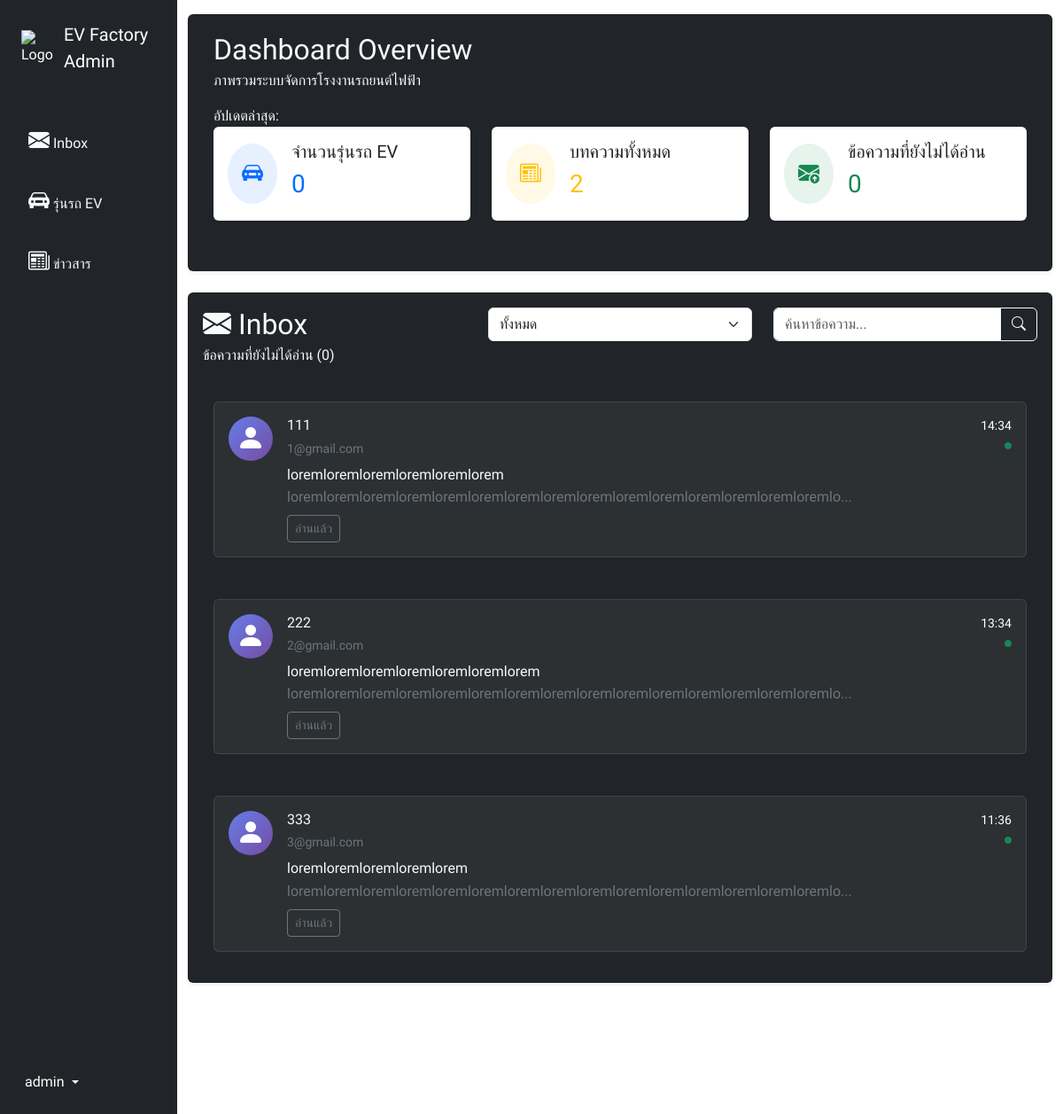
/admin/ (signed in), run on the app's committed database.
### tables this page shows
CREATE TABLE `email_tb` (
  `email_id` int(11) NOT NULL,
  `email_name` varchar(255) NOT NULL,
  `email_back` varchar(255) NOT NULL,
  `email_title` text NOT NULL,
  `email_status` varchar(10) NOT NULL,
  `email_detail` text NOT NULL,
  `email_datetime` datetime NOT NULL
);

### admin/index.php (the view, shortened to what this page needs)
<?php
include('../functions/config.php');
?>
<!DOCTYPE html>
<html lang="en">
<head>
  <?php
  include('../include/header_admin.php');
  ?>
</head>
<body>
  <div class="container-fluid">
    <div class="row flex-nowrap">
      <?php
      include('../include/sidebar_admin.php');
      ?>
      <div class="container-fluid col py-3">
        <?php
        include('../include/navbar_admin.php');
        ?>
        <?php
        $sort = "";
        $sql = "SELECT * FROM email_tb WHERE 1";
        $query = $conn->query($sql);
        ?>
        <div class="card shadow-sm bg-dark mt-4 overflow-auto " style="height: 62vh;">
          <div class="card-body text-white">
            <form action="" method="post">
              <div class="row mb-4">
                <div class="col-md-4 col-12">
                  <h2 class="text-light mb-1">
                    <i class="bi-envelope-fill me-2"></i>Inbox
                  </h2>
                  <p class="text-light">ข้อความที่ยังไม่ได้อ่าน (<?= $unreadMessages ?>)</p>
                </div>
                <div class="col-md-4 col-12 ">
                  <div class="input-group">
                    <select name="sort" class="form-select" id="">
                      <option value="" <?= $sort == "" ? "selected" : "" ?>>ทั้งหมด</option>
                    </select>
                  </div>
                </div>
                <div class="col-md-4 col-12 mt-md-0 mt-2">
                  <div class="input-group">
                    <input type="text" class="form-control search-bar" name="search" placeholder="ค้นหาข้อความ..." aria-label="Search">
                    <button class="btn btn-outline-light" type="submit">
                      <i class="bi-search"></i>
                    </button>
                  </div>
                </div>
              </div>
            </form>
            <div class="container-fluid">
              <div class="row g-3">
                <?php
                if ($query->num_rows > 0) {
                  while ($row = $query->fetch_assoc()) {
                    $modalId = "messageModal" . $row['email_id'];
                ?>
                    <div class="col-12 col-md-12">
                      <div class="message-item <?= $row['email_status'] == "unread" ? "unread" : "read" ?> p-3 rounded"
                        data-bs-toggle="modal"
                        data-bs-target="#<?= $modalId ?>">
                        <div class="d-flex flex-column flex-sm-row">
                          <div class="message-avatar me-0 me-sm-3 mb-2 mb-sm-0 text-center">
                            <i class="bi-person-fill fs-2"></i>
                          </div>
                          <div class="flex-grow-1">
                            <div class="d-flex justify-content-between align-items-start mb-2 flex-wrap">
                              <div>
                                <h6 class="mb-1 text-light"><?= htmlspecialchars($row['email_name']) ?></h6>
                                <small class="text-secondary"><?= htmlspecialchars($row['email_back']) ?></small>
                              </div>
                              <div class="text-end small">
                                <div class="message-time">
                                  <?= date("H:i", strtotime($row['email_datetime'])) ?>
                                </div>
                                <i class="bi-circle-fill text-success" style="font-size: 8px;"></i>
                              </div>
                            </div>
                            <h6 class="text-light mb-1"><?= htmlspecialchars($row['email_title']) ?></h6>
                            <p class="text-secondary mb-2">
                              <?= mb_strimwidth($row['email_detail'], 0, 80, "...") ?>
                            </p>
                            <div class="d-flex gap-2 flex-wrap">
                              <?php if ($row['email_status'] == "unread"): ?>
                                <button class="btn btn-sm btn-outline-success">ยังไม่ได้อ่าน</button>
                              <?php else: ?>
                                <button class="btn btn-sm btn-outline-secondary">อ่านแล้ว</button>
                              <?php endif; ?>
                            </div>
                          </div>
                        </div>
                      </div>
                    </div>
              </div>
            </div>
          </div>
        </div>
    <?php
                  }
                }
    ?>
</body>
</html>

### assets/custom/style_admin.css (style rules this page uses)
* { margin: 0; padding: 0; box-sizing: border-box; font-family: "Kanit", sans-serif; font-weight: 400; font-style: normal; }
body { background-image: url('../images/background.png'); background-size: cover; background-position: center; background-repeat: no-repeat; position: relative; color: white; }
.message-avatar { width: 50px; height: 50px; background: linear-gradient(135deg, #667eea, #764ba2); border-radius: 50%; display: flex; align-items: center; justify-content: center; color: white; font-weight: bold; }
.message-item { background: rgba(255, 255, 255, 0.05); border: 1px solid rgba(255, 255, 255, 0.1); border-radius: 12px; transition: all 0.3s ease; margin-bottom: 15px; padding: 20px; }

### data on the page
email_tb: email_name "111", email_back "1@gmail.com", email_datetime "14:34", email_title "loremloremloremloremloremlorem", email_detail "loremloremloremloremloremloremloremloremloremloremloremloremloremloremloremlo...", email_status "อ่านแล้ว"
email_tb: email_name "222", email_back "2@gmail.com", email_datetime "13:34", email_title "loremloremloremloremloremloremlorem", email_detail "loremloremloremloremloremloremloremloremloremloremloremloremloremloremloremlo...", email_status "อ่านแล้ว"
email_tb: email_name "333", email_back "3@gmail.com", email_datetime "11:36", email_title "loremloremloremloremlorem", email_detail "loremloremloremloremloremloremloremloremloremloremloremloremloremloremloremlo...", email_status "อ่านแล้ว"

### other printed values
$totalCars "0"
$totalArticles "2"
$unreadMessages "0"
